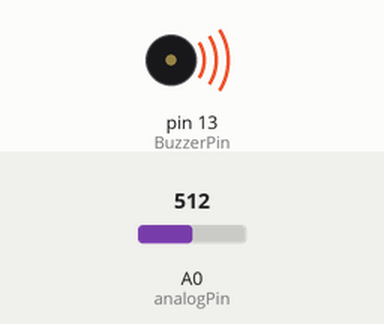
This sketch was run on a simulated Arduino Uno, built with avr-gcc and run on an emulated ATmega328P. Parts: buzzer (waves = sounding, pin HIGH). The inputs (shaded band) are chosen by the test bench; at power-on: A0 (analogPin) = 512. What the sketch prints to the serial monitor is not drawn.

Above: at 1.3 s.
1.4 s: A0 (analogPin) set to 415
2.9 s: A0 (analogPin) set to 390
At 3.6 s:
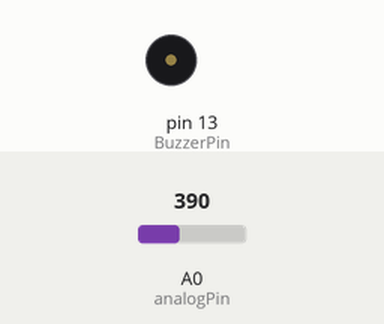
4.5 s: A0 (analogPin) set to 410
At 4.8 s:
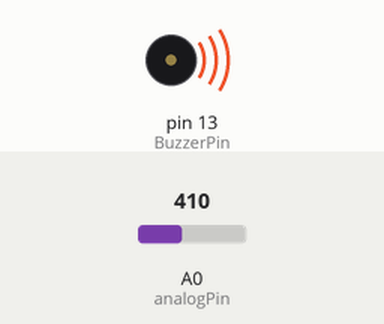
6.0 s: A0 (analogPin) set to 306
At 7.2 s:
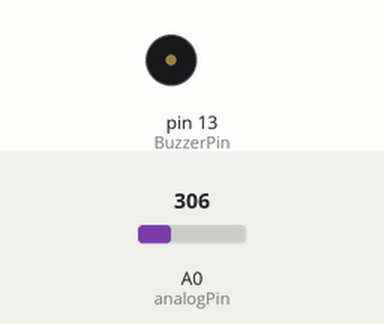
Timing chart, 0 to 8.5 s (numbered marks = the images above; inputs shaded):
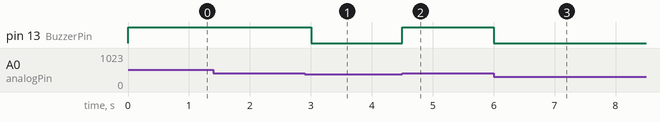

Measured:
- the behaviour switches between 401 and 400 on A0 (analogPin) (found by bisection; images 0 and 1)
- after the input at 1.4 s, every drawn part: stays the same
- after the input at 2.9 s, pin 13 (BuzzerPin): HIGH → LOW after 0.10 s
- after the input at 4.5 s, pin 13 (BuzzerPin): LOW → HIGH at once
- after the input at 6.0 s, pin 13 (BuzzerPin): HIGH → LOW at once

The sketch:

Flame_Sensor_Output_Using_Analog_Pin.ino
```cpp
/*
  Flame Sensor With Arduino For Fire Detection
  For more details, visit: https://techzeero.com/arduino-tutorials/flame-sensor-with-arduino-for-fire-detection/
*/

const int analogPin = A0;    // Flame Sensor (A0) to Arduino analog input pin A0
const int BuzzerPin = 13;    // Buzzer output pin
const int threshold = 400;   // Flame level threshold value

void setup()
{
  pinMode(BuzzerPin, OUTPUT);
  Serial.begin(9600);
}

void loop()
{
  int analogValue = analogRead(analogPin);
  Serial.println(analogValue);

  if (analogValue > threshold)
  {
    digitalWrite(BuzzerPin, HIGH);
    Serial.print("Alarm Activated");
  }
  else
  {
    digitalWrite(BuzzerPin, LOW);
    Serial.print("Alarm Deactivated");
  }
  delay(500);
}
```
